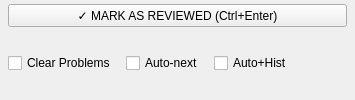
         <widget class="QFrame" name="action_bar">
          <property name="frameShape">
           <enum>QFrame::Shape::NoFrame</enum>
          </property>
          <layout class="QVBoxLayout" name="action_bar_layout">
           <property name="spacing">
            <number>4</number>
           </property>
           <property name="leftMargin">
            <number>8</number>
           </property>
           <property name="topMargin">
            <number>4</number>
           </property>
           <property name="rightMargin">
            <number>8</number>
           </property>
           <property name="bottomMargin">
            <number>4</number>
           </property>
           <item>
            <widget class="QPushButton" name="btn_mark_reviewed">
             <property name="text">
              <string>✓ MARK AS REVIEWED (Ctrl+Enter)</string>
             </property>
             <property name="cursor">
              <cursorShape>PointingHandCursor</cursorShape>
             </property>
            </widget>
           </item>
           <item>
            <widget class="QWidget" name="action_row2">
             <layout class="QHBoxLayout" name="action_row2_layout">
              <property name="spacing">
               <number>10</number>
              </property>
              <property name="leftMargin">
               <number>0</number>
              </property>
              <property name="topMargin">
               <number>0</number>
              </property>
              <property name="rightMargin">
               <number>0</number>
              </property>
              <property name="bottomMargin">
               <number>0</number>
              </property>
              <item>
               <widget class="QCheckBox" name="chk_clear_problems">
                <property name="text">
                 <string>Clear Problems</string>
                </property>
                <property name="toolTip">
                 <string>Uncheck all problem flags and mark this object as reviewed</string>
                </property>
               </widget>
              </item>
              <item>
               <widget class="QCheckBox" name="chk_auto_next">
                <property name="text">
                 <string>Auto-next</string>
                </property>
                <property name="toolTip">
                 <string>Automatically advance to the next item when marked as reviewed</string>
                </property>
               </widget>
              </item>
              <item>
               <widget class="QCheckBox" name="chk_auto_hist">
                <property name="text">
                 <string>Auto+Hist</string>
                </property>
                <property name="toolTip">
                 <string>Automatically advance to the next unreviewed item with historical suggestions</string>
                </property>
               </widget>
              </item>
              <item>
               <spacer name="action_row2_spacer">
                <property name="orientation">
                 <enum>Qt::Horizontal</enum>
                </property>
                <property name="sizeHint" stdset="0">
                 <size>
                  <width>20</width>
                  <height>0</height>
                 </size>
                </property>
               </spacer>
              </item>
              <item>
               <widget class="QLabel" name="lbl_data_status_action">
                <property name="text">
                 <string />
                </property>
               </widget>
              </item>
              <item>
               <widget class="QLabel" name="lbl_reviewed_time">
                <property name="text">
                 <string />
                </property>
               </widget>
              </item>
             </layout>
            </widget>
           </item>
          </layout>
         </widget>
